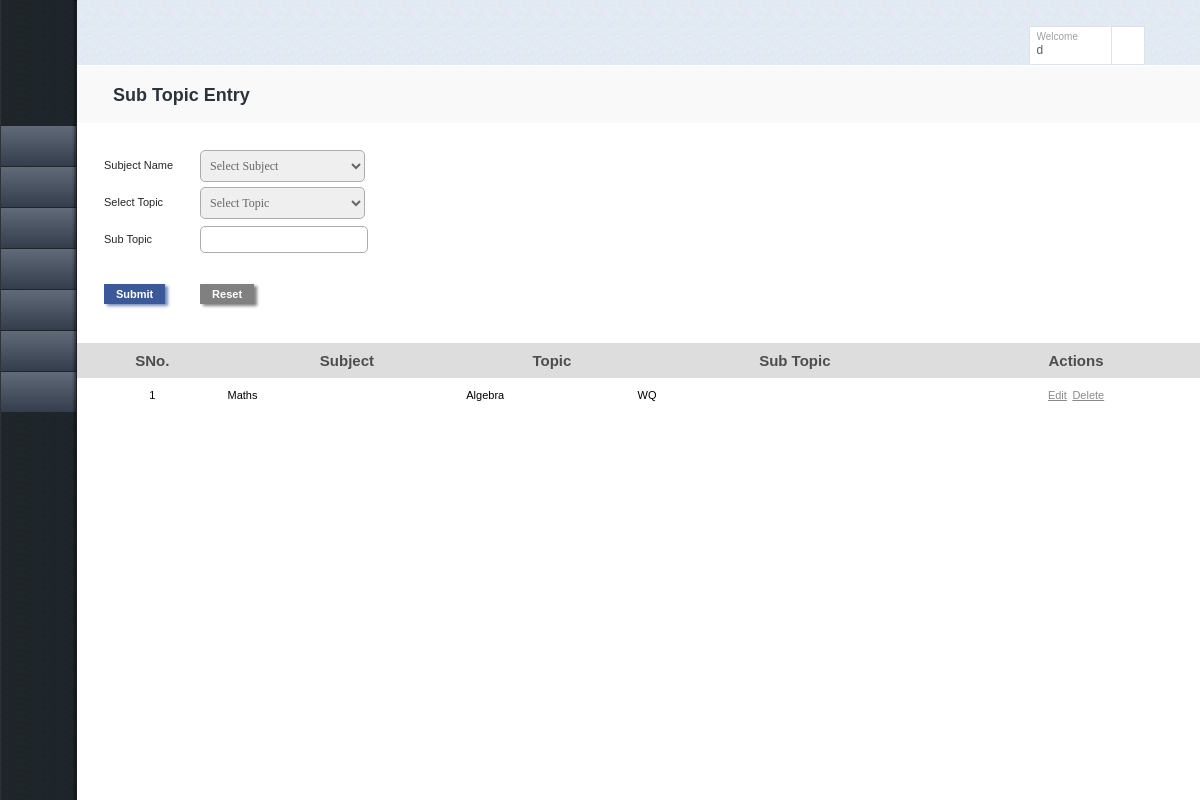
The app's page /group2/subTopicEntry.php (signed in) with its own data.
### tables this page shows
CREATE TABLE IF NOT EXISTS `sub_topic_master` (
  `sub_topic_id` int(11) NOT NULL AUTO_INCREMENT,
  `subject_id` int(11) NOT NULL,
  `topic_id` int(11) NOT NULL,
  `sub_topic_name` varchar(70) NOT NULL,
  PRIMARY KEY (`sub_topic_id`)
);

CREATE TABLE IF NOT EXISTS `subject_master` (
  `subject_id` int(10) unsigned NOT NULL AUTO_INCREMENT,
  `subject_name` varchar(45) DEFAULT NULL,
  PRIMARY KEY (`subject_id`)
);

CREATE TABLE IF NOT EXISTS `topic_master` (
  `topic_id` int(10) unsigned NOT NULL AUTO_INCREMENT,
  `subject_id` int(10) unsigned DEFAULT NULL,
  `topic_name` varchar(45) DEFAULT NULL,
  PRIMARY KEY (`topic_id`)
);

### group2/subTopicEntry.php (the view, shortened to what this page needs)
<?php include_once 'header.php'?><style>.main-form-table3 a{cursor:pointer;}</style>
<div id="tab-1" class="tab">
						<article>
							<div class="text-section">
								<h1>Sub Topic Entry</h1>
							</div>
    <form id="topicEntry" name="topicEntry" action="<?php $_PHP_SELF?>" method="POST">
   <table class="main-form-table">
       <tr style="height:20px;"><td>&nbsp;</td></tr>
       <tr><td>Subject Name</td><td>
       <select onchange="fn_get_topics('')" id="sname" name="sname" class="dropdown">
       <option value="">Select Subject</option>
       </select></td></tr>
        <tr><td>Select Topic</td><td><select id="tname" name="tname" class="dropdown"><option value="">Select Topic</option></select></td></tr>
        <tr><td> Sub Topic</td><td><input id="stname" name="stname" class="inp-form" maxlength="70"/></td></tr>
         <tr style="height:15px;"><td>&nbsp;<input type="hidden" value=""  id="tHidden" name="tHidden"/></td></tr>
       <tr><td><input type="submit" value="Submit" name="submit" class="submit-button"/> </td><td><input type="reset" class="reset-button" id="reset"/></td></tr>
      </table>
      </form>
      <br/><br/>
      <link rel="stylesheet" type="text/css" href="css/stylespaginate.css" media="screen"/>
       <div id="paging_container" class="container">
     <table style="text-align:center;" class="content main-form-table3" width="100%">
    <thead><tr><th>SNo.</th><th>Subject</th><th>Topic</th><th>Sub Topic</th><th>Actions</th></tr></thead>
     <tbody><?php $i=1;$res=mysql_query("SELECT stm.*,subject_name,topic_name FROM sub_topic_master stm INNER JOIN topic_master t ON stm.topic_id=t.topic_id INNER JOIN subject_master s ON s.subject_id=stm.subject_id");
	while($row=mysql_fetch_array($res)){
	echo "<tr id='r$i'><td>$i</td><td align='left'>".$row["subject_name"]."</td><td align='left'>".$row["topic_name"]."</td><td align='left'>".$row["sub_topic_name"]."</td><td>";?><a onclick="fn_set('e','<?php echo "$i','".$row["sub_topic_id"]."','".$row["subject_id"]."','".$row["sub_topic_name"]."','".$row["topic_id"];?>');">Edit</a>&ensp;<a onclick="fn_set('d','<?php echo "$i','".$row["topic_id"];?>');">Delete</a></td></tr><?php $i++;}?>
       </tbody>
      </table>
       <div class="page_navigation"></div></div>
	</article>
	</div>
<?php include_once 'footer.php'?>

### group2/css/all.css (style rules this page uses)
header, footer, article, section, hgroup, nav, figure, aside { display: block; }
html { height:100%; }
body { margin:0; font:12px/15px "Lucida Sans Unicode", "Lucida Grande", sans-serif; color:#8a8a8a; min-width:1000px; background:#fff; height:100%; }
a { color:#8a8a8a; text-decoration:underline; }
input, textarea, select { font:100% arial,sans-serif; vertical-align:middle; }
form,fieldset { margin:0; padding:0; border:none; }
.tabs .text-section { background:#f9f9f9; padding:19px 0 8px 36px; margin:0 0 1px; }
.tabs h1 { font-size:18px; line-height:20px; margin:0 0 8px; color:#2b333b; }

### user/css/styles.css (style rules this page uses)
html, body, div, span, h1, h2, h3, h4, h5, h6, blockquote, pre, a, abbr, acronym, address, code, del, dfn, em, img, q, dl, dt, dd, ol, ul, li, fieldset, form, label, legend, table, caption, tbody, tfoot, thead, tr, th, td { margin:0;padding:0;border:0;font-size:11px; }
body { font-family:Verdana, Arial, Helvetica, sans-serif;color:#262626;background:url("../images/bg_body.gif") repeat-x scroll left top #FFFFFF;font-size:12px; }
.submit-button { background:none repeat scroll 0 0 #3B5998;color:#FFFFFF;border:0 none;padding:4px 12px;clear:both;cursor:pointer;font-weight:bold;box-shadow: 3px 2px 3px #768BB7; }
.reset-button { background:none repeat scroll 0 0 gray;color:#FFFFFF;border:0 none;padding:4px 12px;clear:both;cursor:pointer;font-weight:bold;box-shadow: 3px 2px 3px gray; }
.inp-form { border:1px solid #ACACAC;color:#393939;border-radius:5px;padding: 6px 6px 5px 10px;width:150px;font-size:12px; }
.main-form-table { font-size:13px; }
.main-form-table tr { height:35px; }
.main-form-table td { padding-left:25px; }
.main-form-table3 { border-collapse:collapse;border-spacing:0; }
.main-form-table3 th { background-color:#DDDDDD;color:#4E4D4D;font-size:15px; }
.main-form-table3 tr { height:35px; }
.dropdown { color:rgb(102, 102, 102);font-family:Trebuchet MS;border:1px solid #ACACAC;cursor: pointer;font-size:12px;width:165px;height:32px;padding:5px;border-radius:5px; }

### group2/css/stylespaginate.css (style rules this page uses)
#paging_container { width:100%; }
.container { width:260px;float: left;margin:0px;background-color:white; }
.content, .alt_content { color:black; }

### group2/subTopicEntry.php (style rules this page uses)
.main-form-table3 a { cursor:pointer; }

### records on screen
sub_topic_master: subject.subject_name "Maths", topic.topic_name "Algebra", sub_topic_name "WQ"

### other values on screen
$_SESSION["uname"] "d"
